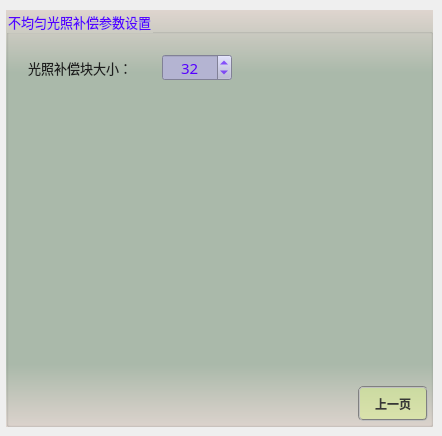
       <widget class="QWidget" name="page_26">
        <widget class="QGroupBox" name="groupParam_25">
         <property name="geometry">
          <rect>
           <x>6</x>
           <y>10</y>
           <width>427</width>
           <height>417</height>
          </rect>
         </property>
         <property name="font">
          <font>
           <family>微软雅黑</family>
           <pointsize>10</pointsize>
          </font>
         </property>
         <property name="styleSheet">
          <string notr="true">background-color: qlineargradient(x1:0, y1:0, x2:0, y2:1, stop:0 #dfd5cf, stop: 0.15 #acbbac, stop: 0.85 #acbbac,stop:1 #dfd5cf);
color: rgb(85, 0, 255);</string>
         </property>
         <property name="title">
          <string>不均匀光照补偿参数设置</string>
         </property>
         <widget class="QPushButton" name="btnUnevenLightBack">
          <property name="geometry">
           <rect>
            <x>352</x>
            <y>376</y>
            <width>70</width>
            <height>35</height>
           </rect>
          </property>
          <property name="minimumSize">
           <size>
            <width>70</width>
            <height>30</height>
           </size>
          </property>
          <property name="font">
           <font>
            <family>微软雅黑</family>
            <pointsize>9</pointsize>
            <weight>75</weight>
            <italic>false</italic>
            <bold>true</bold>
           </font>
          </property>
          <property name="styleSheet">
           <string notr="true">QWidget{ background-color: rgba(225, 255, 127,100);}
QWidget{ color: rgb(55, 55, 55);}
QWidget{ border: 2px groove gray;border-radius: 5px;padding: 2px 4px;}
QPushButton:hover{ background-color: rgba(225, 255, 127,150);}
QPushButton:pressed{background-color: rgba(225, 255, 127,255);}</string>
          </property>
          <property name="text">
           <string>上一页</string>
          </property>
         </widget>
         <widget class="QLabel" name="label_55">
          <property name="geometry">
           <rect>
            <x>22</x>
            <y>48</y>
            <width>131</width>
            <height>19</height>
           </rect>
          </property>
          <property name="font">
           <font>
            <family>微软雅黑</family>
            <pointsize>10</pointsize>
           </font>
          </property>
          <property name="styleSheet">
           <string notr="true">color: rgb(30, 30, 30);
background: transparent;</string>
          </property>
          <property name="text">
           <string>光照补偿块大小：</string>
          </property>
         </widget>
         <widget class="QSpinBox" name="spinUnevenLightSize">
          <property name="geometry">
           <rect>
            <x>156</x>
            <y>44</y>
            <width>70</width>
            <height>27</height>
           </rect>
          </property>
          <property name="font">
           <font>
            <family>微软雅黑</family>
            <pointsize>11</pointsize>
           </font>
          </property>
          <property name="toolTip">
           <string/>
          </property>
          <property name="styleSheet">
           <string notr="true">QWidget{color: rgb(85, 0, 255);background-color: rgb(180, 180, 210);}
QSpinBox::up-button{
    border:transparent;
}
QSpinBox::down-button{
    border:transparent;
}
QSpinBox::up-arrow{
    image:url(:/resource/up.png);
}
QSpinBox::down-arrow{
    image:url(:/resource/down.png);
}</string>
          </property>
          <property name="alignment">
           <set>Qt::AlignCenter</set>
          </property>
          <property name="minimum">
           <number>1</number>
          </property>
          <property name="maximum">
           <number>255</number>
          </property>
          <property name="singleStep">
           <number>1</number>
          </property>
          <property name="value">
           <number>32</number>
          </property>
         </widget>
        </widget>
       </widget>
